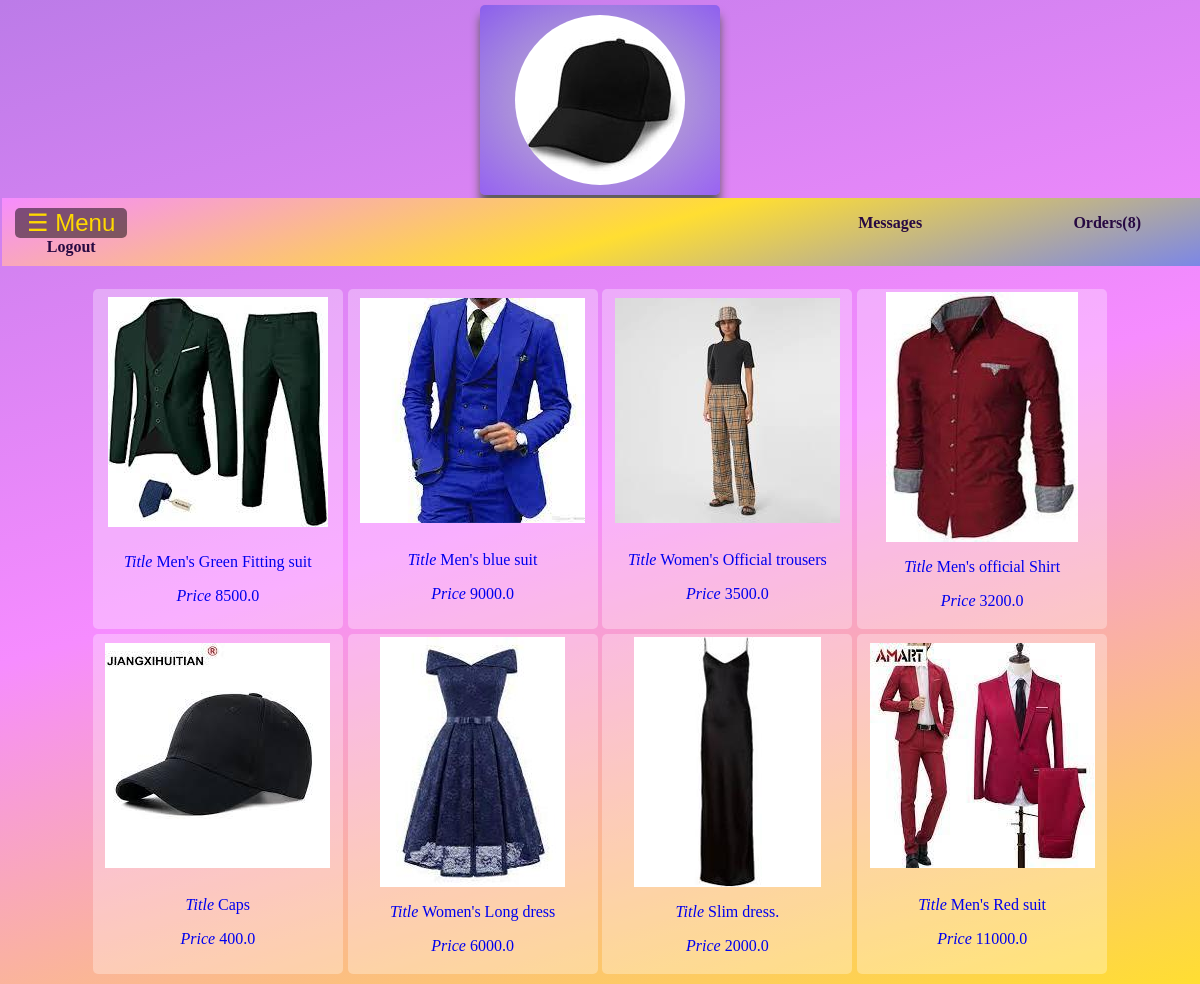
The page /manageShop/1 (signed in) on the database its author committed.
### market/models.py (models this page shows)
class Product(db.Model):
    productCode = db.Column(db.String(), primary_key=True)
    shop_id = db.Column(db.Integer(), db.ForeignKey('shop.id'), nullable=False)
    title = db.Column(db.String(), nullable=False)
    price = db.Column(db.Float(), nullable=False)
    stock = db.Column(db.Integer(), nullable=False)
    displayPic = db.Column(db.String(), nullable=False)
    description = db.Column(db.String())
    pic1 = db.Column(db.String())
    pic2 = db.Column(db.String())
    pic3 = db.Column(db.String())
    pic4 = db.Column(db.String())
    orders = db.relationship('Shop_order', backref='product', lazy=True)

### market/routes.py (the view)
@app.route('/manageShop/<shop_id>', methods=['POST', 'GET'])
@login_required
def manage_home(shop_id):
    owner = Owner.query.filter_by(user_id=current_user.id).first()
    current_shop = Shop.query.filter_by(owner_id=owner.id, id=shop_id).first()
    if not current_shop:#to redirect users who have no shops to the create shop url
        return redirect(url_for('open_shop'))
    print(current_shop.products)
    products = current_shop.products
    profile_pic_fn=url_for('static', filename='profile_pics/'+current_shop.profilePic)
    return render_template('manageShop/manage_home.html', current_shop=current_shop, profile_pic=profile_pic_fn, products=products)

### market/routes.py (called while the page is built)
@login_manager.user_loader#for the login manager to remember that the user was already logged in even after a refresh
def load_user(user_id):
    return User.query.get(int(user_id))

### market/templates/manageShop/manage_home.html (shortened to what this page needs)
{% extends 'manageShop/manage_base.html' %}
{% block body %}
    <div class = 'products-section'>
        {% for product in products %}
            <a href="{{ url_for('specific_product_page', shop_id=current_shop.id, product_code=product.productCode) }}" class="products-details">
                {% set initial_dir = '../../static/products/' + product.displayPic %}
                <div><img class='product-display-pic' src={{ initial_dir }}></div>
                <div >
                    <p><i>Title</i> {{ product.title }}</p>
                    <p><i>Price</i> {{ product.price }}</p>
                </div>
            </a>
        {%endfor%}
    </div>
{% endblock %}

### market/static/styles/manageShop.css (style rules this page uses)
body { background: linear-gradient(164deg, rgb(188, 123, 232) , rgba(246,140,255,1) , rgba(255,222,50,1) ); color: #270942; text-align: center; overflow-x: hidden; }
.products-details { display: flex; flex-direction: column; margin-top: 20px; align-items: center; justify-content: space-around; background-color: #ffffff4d; margin: 0.2%; width: 20%; min-width: 250px; max-width: 250px; min-height: 340px; max-height: 340px; border-radius: 5px; text-decoration: none; }
.products-section { display: flex; margin: 20px -7px 0px -7px; flex-direction: row; flex-wrap: wrap; align-items: center; justify-content: center; overflow-x: scroll; }
.product-display-pic { height:100%; margin-bottom: -10px; }

### rows shown on the page
Product: shows a picture, title "Men's Green Fitting suit", price "8500.0"
Product: shows a picture, title "Men's blue suit", price "9000.0"
Product: shows a picture, title "Women's Official trousers", price "3500.0"
Product: shows a picture, title "Men's official Shirt", price "3200.0"
Product: shows a picture, title "Caps", price "400.0"
Product: shows a picture, title "Women's Long dress", price "6000.0"
Product: shows a picture, title "Slim dress.", price "2000.0"
Product: shows a picture, title "Men's Red suit", price "11000.0"
